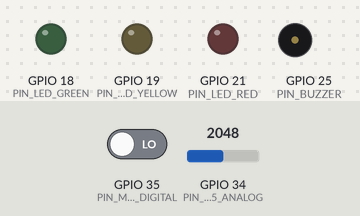
Recording of a sketch running on a simulated ESP32. Shown: output pins drawn as LEDs (lit = HIGH), buzzer (waves = sounding, pin HIGH). Inputs (shaded band) come from the test bench; at power-on: GPIO 34 (PIN_MQ135_ANALOG) = 2048, GPIO 35 (PIN_MQ135_DIGITAL) LOW (analog values on the 0–4095 scale). What the sketch prints to the serial monitor is not drawn.

Above: at 0.0 s.
At 1.8 s:
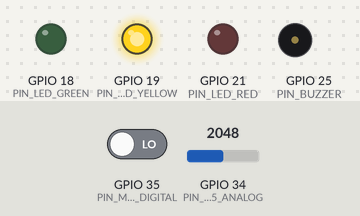
At 21.3 s:
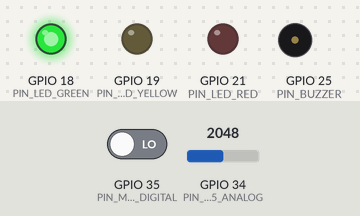
At 41.04 s:
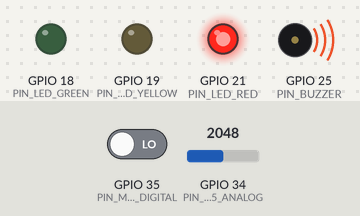
Timing chart, 0 to 41.2 s (numbered marks = the images above):
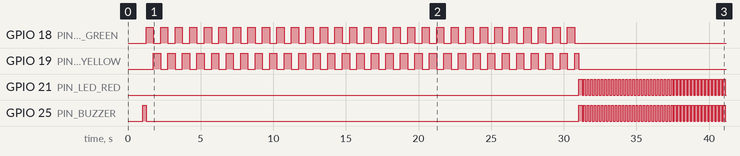

Measured:
- by itself, GPIO 18 (PIN_LED_GREEN): alternates HIGH for 0.50 s and LOW for 0.50 s, 60 changes in all, then stays LOW
- by itself, GPIO 19 (PIN_LED_YELLOW): goes 29 × (HIGH 0.50 s, LOW 0.50 s), HIGH 0.26 s, then LOW
- by itself, GPIO 21 (PIN_LED_RED): LOW → HIGH at 31.0 s, → LOW 0.24 s later, → HIGH 0.12 s later, → LOW 0.12 s later, … (84 changes in this stretch)
- by itself, GPIO 25 (PIN_BUZZER): goes LOW 29.8 s, HIGH 0.24 s, 41 × (LOW 0.12 s, HIGH 0.12 s), then LOW

The sketch:

esp32_mq135_gas_alarm.ino
```cpp
/**
 * ============================================================================
 * DỰ ÁN: HỆ THỐNG CẢNH BÁO KHÍ GAS & CHẤT LƯỢNG KHÔNG KHÍ (ESP32 + MQ-135)
 * ============================================================================
 * Phần cứng:
 *   - ESP32 DevKit V1 (30 chân hoặc 36 chân)
 *   - Cảm biến khí độc / gas MQ-135
 *   - Active Buzzer (Còi chíp 5V hoặc 3.3V)
 *   - LED Xanh lá (Safe), Vàng (Warning), Đỏ (Danger)
 * ============================================================================
 */

#include <Arduino.h>
#include "config.h"
#include "mq135_sensor.h"
#include "alarm_controller.h"

// Khởi tạo các đối tượng điều khiển
MQ135Sensor mq135(PIN_MQ135_ANALOG, PIN_MQ135_DIGITAL);
AlarmController alarm(PIN_BUZZER, PIN_LED_GREEN, PIN_LED_YELLOW, PIN_LED_RED);

// Biến lưu trạng thái hệ thống
SystemState currentState = STATE_WARMING_UP;
unsigned long lastSerialPrint = 0;
const unsigned long SERIAL_PRINT_INTERVAL = 1000; // In log mỗi 1 giây

// Hàm vẽ thanh bar trực quan trên Serial Monitor
void printVisualBar(float adcValue, float maxADC = 4095.0f, uint8_t barWidth = 30) {
    uint8_t filled = (uint8_t)((adcValue / maxADC) * barWidth);
    if (filled > barWidth) filled = barWidth;

    Serial.print("[");
    for (uint8_t i = 0; i < barWidth; i++) {
        if (i < filled) {
            Serial.print(i > (barWidth * 0.6) ? "!" : "#");
        } else {
            Serial.print("-");
        }
    }
    Serial.print("]");
}

// Chuyển đổi trạng thái sang chuỗi text
const char* getStateString(SystemState state) {
    switch (state) {
        case STATE_WARMING_UP: return "ĐANG KHỞI ĐỘNG (SẤY SENSOR)";
        case STATE_SAFE:       return "AN TOÀN (SAFE)";
        case STATE_WARNING:    return "CẢNH BÁO (WARNING)";
        case STATE_DANGER:     return "NGUY HIỂM (DANGER)";
        default:               return "UNKNOWN";
    }
}

// Hàm móc nối (Hook) để gửi cảnh báo qua Wi-Fi / Telegram / Blynk trong tương lai
void handleAlertNotification(SystemState oldState, SystemState newState) {
    if (newState == STATE_DANGER && oldState != STATE_DANGER) {
        Serial.println(F(">>> [ALARM HOOK] KÍCH HOẠT CẢNH BÁO KHẨN CẤP! GỬI TELEGRAM / BLYNK / MQTT <<<"));
        // TODO: Gọi hàm gửi tin nhắn qua Telegram Bot hoặc MQTT tại đây
    } else if (newState == STATE_SAFE && oldState != STATE_SAFE) {
        Serial.println(F(">>> [ALARM HOOK] Hệ thống đã trở về trạng thái AN TOÀN. <<<"));
    }
}

void setup() {
    Serial.begin(115200);
    delay(1000);

    Serial.println();
    Serial.println(F("=================================================="));
    Serial.println(F("   HỆ THỐNG CẢNH BÁO KHÍ GAS & KHÔNG KHÍ ESP32    "));
    Serial.println(F("              Cảm biến: MQ-135                    "));
    Serial.println(F("=================================================="));

    // Khởi tạo phần cứng
    mq135.begin();
    alarm.begin();

    // Kêu 2 tiếng bíp ngắn báo hiệu khởi động thành công
    alarm.triggerBeep(80);
    delay(150);
    alarm.triggerBeep(80);

    Serial.println(F("[INFO] Bắt đầu quá trình sấy cảm biến (Warm-up)..."));
}

void loop() {
    // 1. Cập nhật các tác vụ phần cứng
    mq135.update();
    alarm.update();

    // 2. Máy trạng thái (Finite State Machine) xác định mức độ nguy hiểm
    SystemState previousState = currentState;

    if (!mq135.isWarmedUp()) {
        currentState = STATE_WARMING_UP;
    } else {
        float currentADC = mq135.getFilteredADC();
        bool digitalAlarm = mq135.isDigitalTriggered();

        // Kiểm tra ngưỡng với độ trễ (Hysteresis) để tránh dao động
        if (currentADC >= ADC_THRESHOLD_DANGER || digitalAlarm) {
            currentState = STATE_DANGER;
        } else if (currentADC >= ADC_THRESHOLD_WARNING) {
            currentState = STATE_WARNING;
        } else if (currentADC <= (ADC_THRESHOLD_WARNING - ADC_HYSTERESIS)) {
            currentState = STATE_SAFE;
        }
    }

    // 3. Nếu trạng thái thay đổi -> cập nhật bộ điều khiển cảnh báo
    if (currentState != previousState) {
        alarm.setState(currentState);
        handleAlertNotification(previousState, currentState);
    }

    // 4. In thông tin giám sát định kỳ ra Serial Monitor
    unsigned long now = millis();
    if (now - lastSerialPrint >= SERIAL_PRINT_INTERVAL) {
        lastSerialPrint = now;

        float filteredADC = mq135.getFilteredADC();
        float voltage = mq135.getVoltage();
        int rawADC = mq135.getRawADC();

        Serial.print(F("["));
        Serial.print(now / 1000);
        Serial.print(F("s] State: "));
        Serial.print(getStateString(currentState));

        if (!mq135.isWarmedUp()) {
            Serial.print(F(" | Còn sấy: "));
            Serial.print(mq135.getRemainingWarmupTime());
            Serial.println(F(" giây..."));
        } else {
            Serial.print(F(" | ADC Raw: "));
            Serial.print(rawADC);
            Serial.print(F(" | ADC Lọc: "));
            Serial.print((int)filteredADC);
            Serial.print(F(" | Vout: "));
            Serial.print(voltage, 2);
            Serial.print(F("V | D0: "));
            Serial.print(mq135.isDigitalTriggered() ? "TRIG" : "IDLE");
            Serial.print(F(" "));
            printVisualBar(filteredADC);
            Serial.println();
        }
    }
}
```

alarm_controller.cpp
```cpp
/**
 * @file alarm_controller.cpp
 * @brief Hiện thực hệ thống cảnh báo đa tầng bằng Còi và LED
 */

#include "alarm_controller.h"

AlarmController::AlarmController(uint8_t buzzerPin, uint8_t greenLedPin, uint8_t yellowLedPin, uint8_t redLedPin)
    : _buzzerPin(buzzerPin),
      _greenLedPin(greenLedPin),
      _yellowLedPin(yellowLedPin),
      _redLedPin(redLedPin),
      _currentState(STATE_WARMING_UP),
      _lastToggleTime(0),
      _toggleState(false),
      _beepEndTime(0),
      _isBeepingOnce(false) {}

void AlarmController::begin() {
    pinMode(_buzzerPin, OUTPUT);
    pinMode(_greenLedPin, OUTPUT);
    pinMode(_yellowLedPin, OUTPUT);
    pinMode(_redLedPin, OUTPUT);

    setBuzzer(false);
    setLeds(false, false, false);
}

void AlarmController::setState(SystemState newState) {
    if (_currentState != newState) {
        _currentState = newState;
        _lastToggleTime = millis();
        _toggleState = false;

        // Reset trạng thái tức thì khi đổi level
        if (_currentState == STATE_SAFE) {
            setLeds(true, false, false);
            setBuzzer(false);
        } else if (_currentState == STATE_WARNING) {
            setLeds(false, true, false);
        } else if (_currentState == STATE_DANGER) {
            setLeds(false, false, true);
            setBuzzer(true);
        }
    }
}

void AlarmController::triggerBeep(uint16_t durationMs) {
    _isBeepingOnce = true;
    _beepEndTime = millis() + durationMs;
    setBuzzer(true);
}

void AlarmController::update() {
    unsigned long now = millis();

    // Xử lý tiếng bíp đơn (nếu có yêu cầu từ hàm triggerBeep)
    if (_isBeepingOnce) {
        if (now >= _beepEndTime) {
            _isBeepingOnce = false;
            // Nếu không phải đang trong trạng thái DANGER thì tắt còi
            if (_currentState != STATE_DANGER) {
                setBuzzer(false);
            }
        }
        return; // Đang ưu tiên beep đơn
    }

    switch (_currentState) {
        case STATE_WARMING_UP: {
            // Chớp nháy luân phiên LED Vàng và Xanh (chu kỳ 500ms) báo đang khởi động
            if (now - _lastToggleTime >= 500) {
                _lastToggleTime = now;
                _toggleState = !_toggleState;
                setLeds(_toggleState, !_toggleState, false);
            }
            setBuzzer(false);
            break;
        }

        case STATE_SAFE: {
            setLeds(true, false, false);
            setBuzzer(false);
            break;
        }

        case STATE_WARNING: {
            // LED Vàng sáng liên tục, còi kêu ngắt quãng (Bíp 150ms mỗi 1.5 giây)
            setLeds(false, true, false);
            unsigned long cycle = (now - _lastToggleTime) % 1500;
            if (cycle < 150) {
                setBuzzer(true);
            } else {
                setBuzzer(false);
            }
            break;
        }

        case STATE_DANGER: {
            // Nguy hiểm: LED Đỏ chớp nhanh (120ms), Còi hụ dồn dập (120ms ON / 120ms OFF)
            if (now - _lastToggleTime >= 120) {
                _lastToggleTime = now;
                _toggleState = !_toggleState;
                setLeds(false, false, _toggleState);
                setBuzzer(_toggleState);
            }
            break;
        }
    }
}

void AlarmController::setLeds(bool green, bool yellow, bool red) {
    digitalWrite(_greenLedPin, green ? HIGH : LOW);
    digitalWrite(_yellowLedPin, yellow ? HIGH : LOW);
    digitalWrite(_redLedPin, red ? HIGH : LOW);
}

void AlarmController::setBuzzer(bool active) {
    // Với còi Active Buzzer: HIGH là kêu, LOW là tắt
    digitalWrite(_buzzerPin, active ? HIGH : LOW);
}
```

alarm_controller.h
```cpp
/**
 * @file alarm_controller.h
 * @brief Điều khiển còi và hệ thống LED cảnh báo không chặn (Non-blocking)
 */

#ifndef ALARM_CONTROLLER_H
#define ALARM_CONTROLLER_H

#include <Arduino.h>
#include "config.h"

class AlarmController {
public:
    AlarmController(uint8_t buzzerPin, uint8_t greenLedPin, uint8_t yellowLedPin, uint8_t redLedPin);

    void begin();
    void setState(SystemState newState);
    void update();

    // Cho phép kích hoạt tiếng bíp ngắn để phản hồi (test còi)
    void triggerBeep(uint16_t durationMs = 100);

private:
    uint8_t _buzzerPin;
    uint8_t _greenLedPin;
    uint8_t _yellowLedPin;
    uint8_t _redLedPin;

    SystemState _currentState;
    unsigned long _lastToggleTime;
    bool _toggleState;

    unsigned long _beepEndTime;
    bool _isBeepingOnce;

    void setLeds(bool green, bool yellow, bool red);
    void setBuzzer(bool active);
};

#endif // ALARM_CONTROLLER_H
```

mq135_sensor.cpp
```cpp
/**
 * @file mq135_sensor.cpp
 * @brief Hiện thực module đọc cảm biến MQ-135 với bộ lọc chống nhiễu
 */

#include "mq135_sensor.h"

MQ135Sensor::MQ135Sensor(uint8_t analogPin, uint8_t digitalPin)
    : _analogPin(analogPin),
      _digitalPin(digitalPin),
      _startTime(0),
      _lastSampleTime(0),
      _rawADC(0),
      _filteredADC(0.0f),
      _voltage(0.0f),
      _warmedUp(false) {}

void MQ135Sensor::begin() {
    pinMode(_analogPin, INPUT);
    if (_digitalPin != 255) {
        pinMode(_digitalPin, INPUT);
    }

    // Cấu hình ADC cho ESP32 (Độ phân giải 12-bit: 0 - 4095)
    analogReadResolution(12);
    // Độ nhạy suy giảm 11dB (đo điện áp ngõ vào xấp xỉ 0 - 3.1V ~ 3.3V)
    analogSetAttenuation(ADC_11db);

    _startTime = millis();
    _lastSampleTime = millis();

    // Khởi tạo giá trị ban đầu cho bộ lọc
    _rawADC = readOversampledADC(16);
    _filteredADC = (float)_rawADC;
    _voltage = (_filteredADC / 4095.0f) * 3.3f;
}

void MQ135Sensor::update() {
    unsigned long now = millis();

    // Kiểm tra trạng thái sấy (warm-up)
    if (!_warmedUp) {
        if ((now - _startTime) >= ((unsigned long)SENSOR_WARMUP_SECONDS * 1000UL)) {
            _warmedUp = true;
        }
    }

    // Lấy mẫu theo chu kỳ không chặn (non-blocking)
    if (now - _lastSampleTime >= SENSOR_SAMPLE_INTERVAL_MS) {
        _lastSampleTime = now;

        _rawADC = readOversampledADC(8);

        // Lọc thông thấp làm mượt tín hiệu (Exponential Moving Average)
        _filteredADC = (FILTER_ALPHA * (float)_rawADC) + ((1.0f - FILTER_ALPHA) * _filteredADC);

        // Tính điện áp ước tính tại chân ESP32 (tối đa ~3.3V)
        _voltage = (_filteredADC / 4095.0f) * 3.3f;
    }
}

int MQ135Sensor::readOversampledADC(uint8_t samples) {
    if (samples == 0) samples = 1;
    uint32_t sum = 0;
    for (uint8_t i = 0; i < samples; i++) {
        sum += analogRead(_analogPin);
        delayMicroseconds(50);
    }
    return (int)(sum / samples);
}

bool MQ135Sensor::isWarmedUp() const {
    return _warmedUp;
}

uint32_t MQ135Sensor::getRemainingWarmupTime() const {
    if (_warmedUp) return 0;
    unsigned long elapsed = millis() - _startTime;
    unsigned long total = (unsigned long)SENSOR_WARMUP_SECONDS * 1000UL;
    if (elapsed >= total) return 0;
    return (uint32_t)((total - elapsed) / 1000UL);
}

int MQ135Sensor::getRawADC() const {
    return _rawADC;
}

float MQ135Sensor::getFilteredADC() const {
    return _filteredADC;
}

float MQ135Sensor::getVoltage() const {
    return _voltage;
}

bool MQ135Sensor::isDigitalTriggered() const {
    if (_digitalPin == 255) return false;
    // Module MQ thường có ngõ ra DO với LM393: Mức LOW khi vượt ngưỡng chỉnh bằng biến trở
    return (digitalRead(_digitalPin) == LOW);
}
```

mq135_sensor.h
```cpp
/**
 * @file mq135_sensor.h
 * @brief Module đọc và xử lý tín hiệu cảm biến MQ-135
 */

#ifndef MQ135_SENSOR_H
#define MQ135_SENSOR_H

#include <Arduino.h>
#include "config.h"

class MQ135Sensor {
public:
    MQ135Sensor(uint8_t analogPin, uint8_t digitalPin = 255);

    void begin();
    void update();

    bool isWarmedUp() const;
    uint32_t getRemainingWarmupTime() const;

    int getRawADC() const;
    float getFilteredADC() const;
    float getVoltage() const;

    // Trả về true nếu chân DO (digital) kích hoạt (active LOW thông thường trên module MQ)
    bool isDigitalTriggered() const;

private:
    uint8_t _analogPin;
    uint8_t _digitalPin;
    unsigned long _startTime;
    unsigned long _lastSampleTime;

    int _rawADC;
    float _filteredADC;
    float _voltage;
    bool _warmedUp;

    int readOversampledADC(uint8_t samples = 16);
};

#endif // MQ135_SENSOR_H
```

config.h
```cpp
/**
 * @file config.h
 * @brief Cấu hình chân kết nối, ngưỡng cảnh báo và tham số hệ thống
 */

#ifndef CONFIG_H
#define CONFIG_H

#include <Arduino.h>

// ==========================================
// 1. CẤU HÌNH CHÂN (PINOUT) - ESP32 DEVKIT V1
// ==========================================
// Chú ý: Dùng chân thuộc ADC1 (GPIO 32 - 39) để không bị xung đột khi bật Wi-Fi!
#define PIN_MQ135_ANALOG    34      // ADC1_CH6 (Input only - rất thích hợp cho cảm biến)
#define PIN_MQ135_DIGITAL   35      // Tín hiệu DO từ MQ-135 (nếu sử dụng ngưỡng so sánh biến trở trên module)

// Chân điều khiển cảnh báo
#define PIN_BUZZER          25      // Còi báo động (Active Buzzer hoặc Passive Buzzer)
#define PIN_LED_GREEN       18      // Đèn xanh: Trạng thái an toàn
#define PIN_LED_YELLOW      19      // Đèn vàng: Trạng thái cảnh báo nhẹ
#define PIN_LED_RED         21      // Đèn đỏ: Trạng thái nguy hiểm

// ==========================================
// 2. CẤU HÌNH THỜI GIAN & LỌC TÍN HIỆU
// ==========================================
#define SENSOR_SAMPLE_INTERVAL_MS   200     // Chu kỳ đọc cảm biến (ms)
#define SENSOR_WARMUP_SECONDS       30      // Thời gian sấy cảm biến lúc khởi động (khuyên dùng 30-60s khi test, thực tế cần sấy lâu hơn)
#define FILTER_ALPHA                0.15f   // Hệ số lọc làm mượt EMA (Exponential Moving Average, 0.05 - 0.3)

// ==========================================
// 3. CẤU HÌNH NGƯỠNG CẢNH BÁO (ADC 12-bit: 0 - 4095)
// ==========================================
// Giá trị ADC thực tế phụ thuộc điện áp môi trường và hiệu chỉnh biến trở trên module.
// Bạn có thể tinh chỉnh các giá trị này qua Serial Monitor.
#define ADC_THRESHOLD_WARNING       1200    // Vượt ngưỡng này -> Chuyển sang CẢNH BÁO (WARNING)
#define ADC_THRESHOLD_DANGER        2200    // Vượt ngưỡng này -> Chuyển sang NGUY HIỂM (DANGER)
#define ADC_HYSTERESIS              50      // Độ trễ chống chập chờn trạng thái

// ==========================================
// 4. ĐỊNH NGHĨA TRẠNG THÁI HỆ THỐNG
// ==========================================
enum SystemState {
    STATE_WARMING_UP,   // Đang sấy cảm biến
    STATE_SAFE,         // Bình thường, không khí an toàn
    STATE_WARNING,      // Phát hiện nồng độ khí tăng nhẹ
    STATE_DANGER        // Nồng độ khí vượt ngưỡng nguy hiểm
};

#endif // CONFIG_H
```
